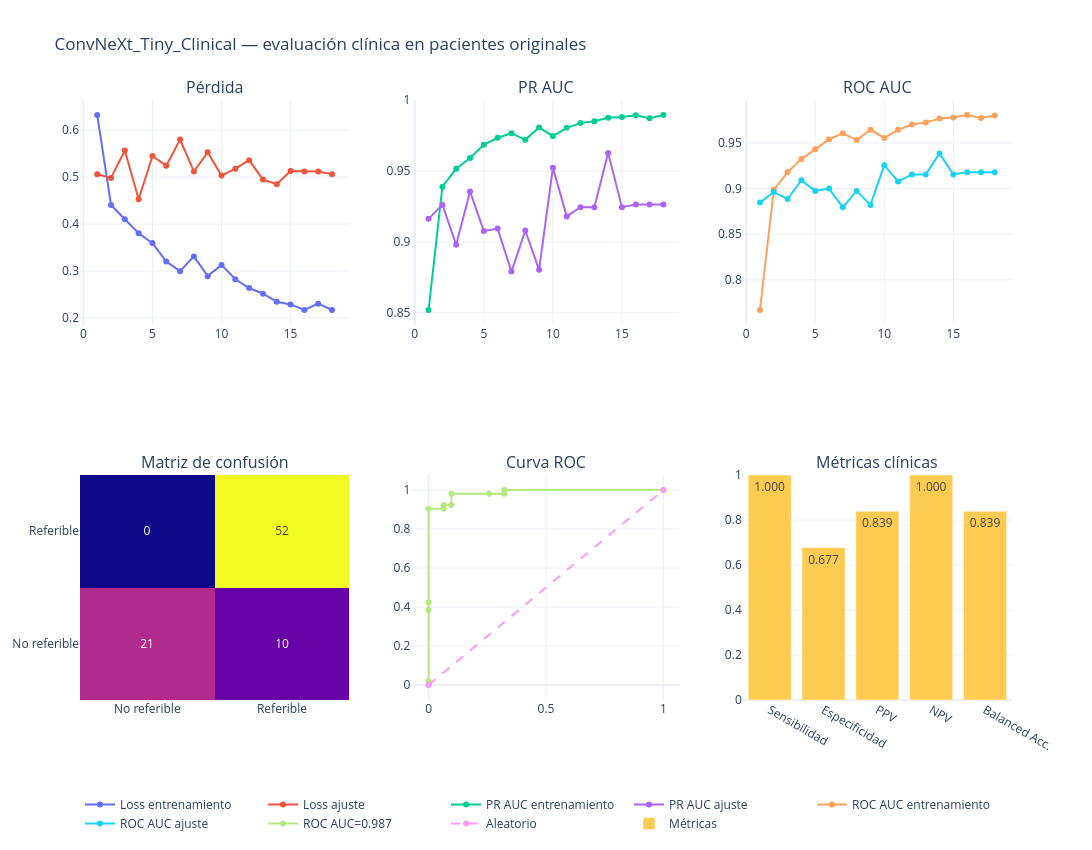

Notebook source saved alongside this figure:
### Markdown cell above
## 15. Dashboard clínico interactivo

Resume el aprendizaje y el rendimiento final sin reemplazar el análisis de errores individuales.

### Code cell
import plotly.graph_objects as go
from plotly.subplots import make_subplots

DASHBOARD_PATH = RUN_DIR / f'dashboard_{MODEL_NAME}.html'

dashboard = make_subplots(
    rows=2,
    cols=3,
    subplot_titles=[
        'Pérdida',
        'PR AUC',
        'ROC AUC',
        'Matriz de confusión',
        'Curva ROC',
        'Métricas clínicas',
    ],
)

dashboard.add_trace(
    go.Scatter(x=history_df['epoch'], y=history_df['loss'], name='Loss entrenamiento'),
    row=1, col=1,
)
dashboard.add_trace(
    go.Scatter(x=history_df['epoch'], y=history_df['val_loss'], name='Loss ajuste'),
    row=1, col=1,
)
dashboard.add_trace(
    go.Scatter(x=history_df['epoch'], y=history_df['pr_auc'], name='PR AUC entrenamiento'),
    row=1, col=2,
)
dashboard.add_trace(
    go.Scatter(x=history_df['epoch'], y=history_df['val_pr_auc'], name='PR AUC ajuste'),
    row=1, col=2,
)
dashboard.add_trace(
    go.Scatter(x=history_df['epoch'], y=history_df['roc_auc'], name='ROC AUC entrenamiento'),
    row=1, col=3,
)
dashboard.add_trace(
    go.Scatter(x=history_df['epoch'], y=history_df['val_roc_auc'], name='ROC AUC ajuste'),
    row=1, col=3,
)

dashboard.add_trace(
    go.Heatmap(
        z=cm,
        x=[CLASS_NAMES[0], CLASS_NAMES[1]],
        y=[CLASS_NAMES[0], CLASS_NAMES[1]],
        text=cm,
        texttemplate='%{text}',
        showscale=False,
        name='Confusión',
    ),
    row=2, col=1,
)

dashboard.add_trace(
    go.Scatter(x=fpr, y=tpr, name=f"ROC AUC={metrics_test['roc_auc']:.3f}"),
    row=2, col=2,
)
dashboard.add_trace(
    go.Scatter(x=[0, 1], y=[0, 1], line=dict(dash='dash'), name='Aleatorio'),
    row=2, col=2,
)

metric_names = ['Sensibilidad', 'Especificidad', 'PPV', 'NPV', 'Balanced Acc.']
metric_values = [
    metrics_test['sensitivity'],
    metrics_test['specificity'],
    metrics_test['precision_ppv'],
    metrics_test['npv'],
    metrics_test['balanced_accuracy'],
]
dashboard.add_trace(
    go.Bar(
        x=metric_names,
        y=metric_values,
        text=[f'{value:.3f}' for value in metric_values],
        textposition='auto',
        name='Métricas',
    ),
    row=2, col=3,
)

dashboard.update_yaxes(range=[0, 1], row=2, col=3)
dashboard.update_layout(
    title=f'{MODEL_NAME} — evaluación clínica en pacientes originales',
    height=850,
    width=1500,
    template='plotly_white',
    legend=dict(orientation='h', y=-0.15),
)
dashboard.show()
dashboard.write_html(str(DASHBOARD_PATH))
print('Dashboard:', DASHBOARD_PATH)

### Figure 1 — Plotly figure (JSON) as saved in the notebook; plotly's stock layout.template omitted (floating-point values rounded to 4 significant figures)
{"data": [{"name": "Loss entrenamiento", "type": "scatter", "x": [1, 2, 3, 4, 5, 6, 7, 8, 9, 10, 11, 12, 13, 14, 15, 16, 17, 18], "xaxis": "x", "y": [0.6324, 0.4405, 0.4102, 0.3805, 0.3595, 0.3201, 0.2997, 0.3311, 0.2891, 0.313, 0.2825, 0.2639, 0.2516, 0.2345, 0.2289, 0.2169, 0.2305, 0.217], "yaxis": "y"}, {"name": "Loss ajuste", "type": "scatter", "x": [1, 2, 3, 4, 5, 6, 7, 8, 9, 10, 11, 12, 13, 14, 15, 16, 17, 18], "xaxis": "x", "y": [0.5061, 0.4983, 0.5568, 0.453, 0.5449, 0.5244, 0.5802, 0.5119, 0.5531, 0.5034, 0.518, 0.5362, 0.4947, 0.4849, 0.5131, 0.5123, 0.512, 0.5064], "yaxis": "y"}, {"name": "PR AUC entrenamiento", "type": "scatter", "x": [1, 2, 3, 4, 5, 6, 7, 8, 9, 10, 11, 12, 13, 14, 15, 16, 17, 18], "xaxis": "x2", "y": [0.852, 0.939, 0.9517, 0.9592, 0.9685, 0.9735, 0.9767, 0.972, 0.9807, 0.9747, 0.9805, 0.9839, 0.9852, 0.9877, 0.9881, 0.9895, 0.9873, 0.9896], "yaxis": "y2"}, {"name": "PR AUC ajuste", "type": "scatter", "x": [1, 2, 3, 4, 5, 6, 7, 8, 9, 10, 11, 12, 13, 14, 15, 16, 17, 18], "xaxis": "x2", "y": [0.9163, 0.9261, 0.898, 0.9356, 0.9077, 0.9094, 0.8791, 0.9081, 0.8803, 0.9524, 0.918, 0.9246, 0.9246, 0.9628, 0.9246, 0.9264, 0.9264, 0.9264], "yaxis": "y2"}, {"name": "ROC AUC entrenamiento", "type": "scatter", "x": [1, 2, 3, 4, 5, 6, 7, 8, 9, 10, 11, 12, 13, 14, 15, 16, 17, 18], "xaxis": "x3", "y": [0.767, 0.8986, 0.918, 0.9323, 0.9429, 0.954, 0.9604, 0.9531, 0.9643, 0.9554, 0.9644, 0.9701, 0.9722, 0.9766, 0.9778, 0.9806, 0.9772, 0.98], "yaxis": "y3"}, {"name": "ROC AUC ajuste", "type": "scatter", "x": [1, 2, 3, 4, 5, 6, 7, 8, 9, 10, 11, 12, 13, 14, 15, 16, 17, 18], "xaxis": "x3", "y": [0.8846, 0.8962, 0.8885, 0.909, 0.8974, 0.9, 0.8795, 0.8974, 0.8821, 0.9256, 0.9077, 0.9154, 0.9154, 0.9385, 0.9154, 0.9179, 0.9179, 0.9179], "yaxis": "y3"}, {"name": "Confusión", "showscale": false, "text": [[21, 10], [0, 52]], "texttemplate": "%{text}", "type": "heatmap", "x": ["No referible", "Referible"], "xaxis": "x4", "y": ["No referible", "Referible"], "yaxis": "y4", "z": [[21, 10], [0, 52]]}, {"name": "ROC AUC=0.987", "type": "scatter", "x": [0.0, 0.0, 0.0, 0.0, 0.0, 0.06452, 0.06452, 0.09677, 0.09677, 0.2581, 0.3226, 0.3226, 1.0], "xaxis": "x5", "y": [0.0, 0.01923, 0.3846, 0.4231, 0.9038, 0.9038, 0.9231, 0.9231, 0.9808, 0.9808, 0.9808, 1.0, 1.0], "yaxis": "y5"}, {"line": {"dash": "dash"}, "name": "Aleatorio", "type": "scatter", "x": [0, 1], "xaxis": "x5", "y": [0, 1], "yaxis": "y5"}, {"name": "Métricas", "text": ["1.000", "0.677", "0.839", "1.000", "0.839"], "textposition": "auto", "type": "bar", "x": ["Sensibilidad", "Especificidad", "PPV", "NPV", "Balanced Acc."], "xaxis": "x6", "y": [1, 0.6774, 0.8387, 1, 0.8387], "yaxis": "y6"}], "layout": {"annotations": [{"font": {"size": 16}, "showarrow": false, "text": "Pérdida", "x": 0.1444, "xanchor": "center", "xref": "paper", "y": 1, "yanchor": "bottom", "yref": "paper"}, {"font": {"size": 16}, "showarrow": false, "text": "PR AUC", "x": 0.5, "xanchor": "center", "xref": "paper", "y": 1, "yanchor": "bottom", "yref": "paper"}, {"font": {"size": 16}, "showarrow": false, "text": "ROC AUC", "x": 0.8556, "xanchor": "center", "xref": "paper", "y": 1, "yanchor": "bottom", "yref": "paper"}, {"font": {"size": 16}, "showarrow": false, "text": "Matriz de confusión", "x": 0.1444, "xanchor": "center", "xref": "paper", "y": 0.375, "yanchor": "bottom", "yref": "paper"}, {"font": {"size": 16}, "showarrow": false, "text": "Curva ROC", "x": 0.5, "xanchor": "center", "xref": "paper", "y": 0.375, "yanchor": "bottom", "yref": "paper"}, {"font": {"size": 16}, "showarrow": false, "text": "Métricas clínicas", "x": 0.8556, "xanchor": "center", "xref": "paper", "y": 0.375, "yanchor": "bottom", "yref": "paper"}], "height": 850, "legend": {"orientation": "h", "y": -0.15}, "title": {"text": "ConvNeXt_Tiny_Clinical — evaluación clínica en pacientes originales"}, "width": 1500, "xaxis": {"anchor": "y", "domain": [0, 0.2889]}, "xaxis2": {"anchor": "y2", "domain": [0.3556, 0.6444]}, "xaxis3": {"anchor": "y3", "domain": [0.7111, 1]}, "xaxis4": {"anchor": "y4", "domain": [0, 0.2889]}, "xaxis5": {"anchor": "y5", "domain": [0.3556, 0.6444]}, "xaxis6": {"anchor": "y6", "domain": [0.7111, 1]}, "yaxis": {"anchor": "x", "domain": [0.625, 1]}, "yaxis2": {"anchor": "x2", "domain": [0.625, 1]}, "yaxis3": {"anchor": "x3", "domain": [0.625, 1]}, "yaxis4": {"anchor": "x4", "domain": [0, 0.375]}, "yaxis5": {"anchor": "x5", "domain": [0, 0.375]}, "yaxis6": {"anchor": "x6", "domain": [0, 0.375], "range": [0, 1]}}}
